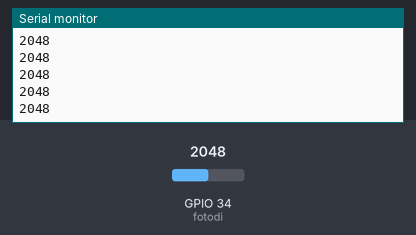
Recording of a sketch running on a simulated ESP32. On the bench: the last lines printed to the serial monitor. Inputs (shaded band) come from the test bench; at power-on: GPIO 34 (fotodi) = 2048.

Above: at 1.2 s.
1.3 s: GPIO 34 (fotodi) set to 2866
At 1.31 s:
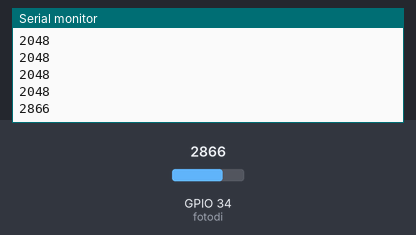
2.8 s: GPIO 34 (fotodi) set to 3603
At 2.81 s:
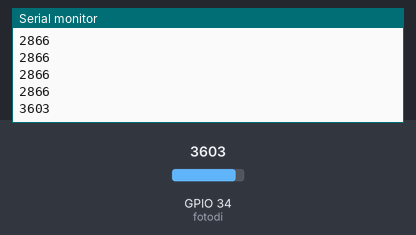
Timing chart, 0 to 5.8 s (numbered marks = the images above; inputs shaded):
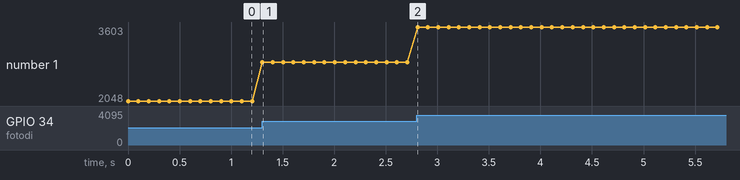

The sketch:

fotores.ino
```cpp
int fotodi = 34;  // Cada una de estas 3 opciones son equivalentes
// const int fotodi = 34;
//#define fotodi 34
//#define termo 34

void setup()
{
  Serial.begin(9600);
}

void loop()
{
  int m =analogRead(fotodi);
  Serial.println();

  Serial.println(analogRead(fotodi));
  delay(100);
  //Esta instruccion es equivalente a la anterior

  //Ahora llamamos al sensor de temp
  //La conversion a grados C:
  //  5000÷10(4095)
  //Serial.println(analogRead(termo)*0.1221);
  //delay(1000);


}
```

Measured:
- after the input at 1.3 s, the serial monitor: prints a new line at once (image 1)
- after the input at 2.8 s, the serial monitor: prints a new line at once (image 2)
- plotted number 1: 2048 → 2866 after the input at 1.3 s, 2866 → 3603 after the input at 2.8 s
